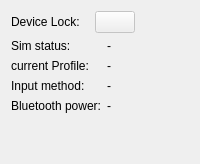
     <widget class="QWidget" name="sysdevicetab_2">
      <attribute name="title">
       <string>Device2</string>
      </attribute>
      <layout class="QGridLayout" name="gridLayout_4">
       <item row="0" column="0">
        <widget class="QLabel" name="label_6">
         <property name="sizePolicy">
          <sizepolicy hsizetype="Minimum" vsizetype="Preferred">
           <horstretch>0</horstretch>
           <verstretch>0</verstretch>
          </sizepolicy>
         </property>
         <property name="text">
          <string>Device Lock:</string>
         </property>
        </widget>
       </item>
       <item row="0" column="1" colspan="2">
        <widget class="QPushButton" name="deviceLockPushButton">
         <property name="enabled">
          <bool>false</bool>
         </property>
         <property name="sizePolicy">
          <sizepolicy hsizetype="Fixed" vsizetype="Fixed">
           <horstretch>0</horstretch>
           <verstretch>0</verstretch>
          </sizepolicy>
         </property>
         <property name="text">
          <string/>
         </property>
         <property name="icon">
          <iconset resource="examples.qrc">
           <normaloff>:/unlocked/general_unlock.png</normaloff>
           <normalon>:/locked/general_locked.png</normalon>:/unlocked/general_unlock.png</iconset>
         </property>
         <property name="checkable">
          <bool>true</bool>
         </property>
        </widget>
       </item>
       <item row="1" column="0">
        <widget class="QLabel" name="label_37">
         <property name="sizePolicy">
          <sizepolicy hsizetype="Minimum" vsizetype="Fixed">
           <horstretch>0</horstretch>
           <verstretch>0</verstretch>
          </sizepolicy>
         </property>
         <property name="text">
          <string>Sim status:</string>
         </property>
        </widget>
       </item>
       <item row="1" column="2">
        <widget class="QLabel" name="simStatusLabel">
         <property name="sizePolicy">
          <sizepolicy hsizetype="MinimumExpanding" vsizetype="Preferred">
           <horstretch>0</horstretch>
           <verstretch>0</verstretch>
          </sizepolicy>
         </property>
         <property name="text">
          <string>-</string>
         </property>
        </widget>
       </item>
       <item row="2" column="0">
        <widget class="QLabel" name="label_38">
         <property name="sizePolicy">
          <sizepolicy hsizetype="Minimum" vsizetype="Fixed">
           <horstretch>0</horstretch>
           <verstretch>0</verstretch>
          </sizepolicy>
         </property>
         <property name="text">
          <string>current Profile:</string>
         </property>
        </widget>
       </item>
       <item row="2" column="2">
        <widget class="QLabel" name="profileLabel">
         <property name="sizePolicy">
          <sizepolicy hsizetype="MinimumExpanding" vsizetype="Preferred">
           <horstretch>0</horstretch>
           <verstretch>0</verstretch>
          </sizepolicy>
         </property>
         <property name="text">
          <string>-</string>
         </property>
        </widget>
       </item>
       <item row="3" column="0">
        <widget class="QLabel" name="label_39">
         <property name="sizePolicy">
          <sizepolicy hsizetype="Minimum" vsizetype="Fixed">
           <horstretch>0</horstretch>
           <verstretch>0</verstretch>
          </sizepolicy>
         </property>
         <property name="text">
          <string>Input method:</string>
         </property>
        </widget>
       </item>
       <item row="3" column="2">
        <widget class="QLabel" name="inputMethodLabel">
         <property name="sizePolicy">
          <sizepolicy hsizetype="MinimumExpanding" vsizetype="Fixed">
           <horstretch>0</horstretch>
           <verstretch>0</verstretch>
          </sizepolicy>
         </property>
         <property name="text">
          <string>-</string>
         </property>
         <property name="wordWrap">
          <bool>true</bool>
         </property>
        </widget>
       </item>
       <item row="4" column="0" colspan="2">
        <widget class="QLabel" name="label_9">
         <property name="text">
          <string>Bluetooth power:</string>
         </property>
        </widget>
       </item>
       <item row="4" column="2">
        <widget class="QLabel" name="bluetoothPowerLabel">
         <property name="text">
          <string>-</string>
         </property>
        </widget>
       </item>
       <item row="5" column="0">
        <spacer name="verticalSpacer_4">
         <property name="orientation">
          <enum>Qt::Vertical</enum>
         </property>
         <property name="sizeHint" stdset="0">
          <size>
           <width>20</width>
           <height>40</height>
          </size>
         </property>
        </spacer>
       </item>
      </layout>
     </widget>
